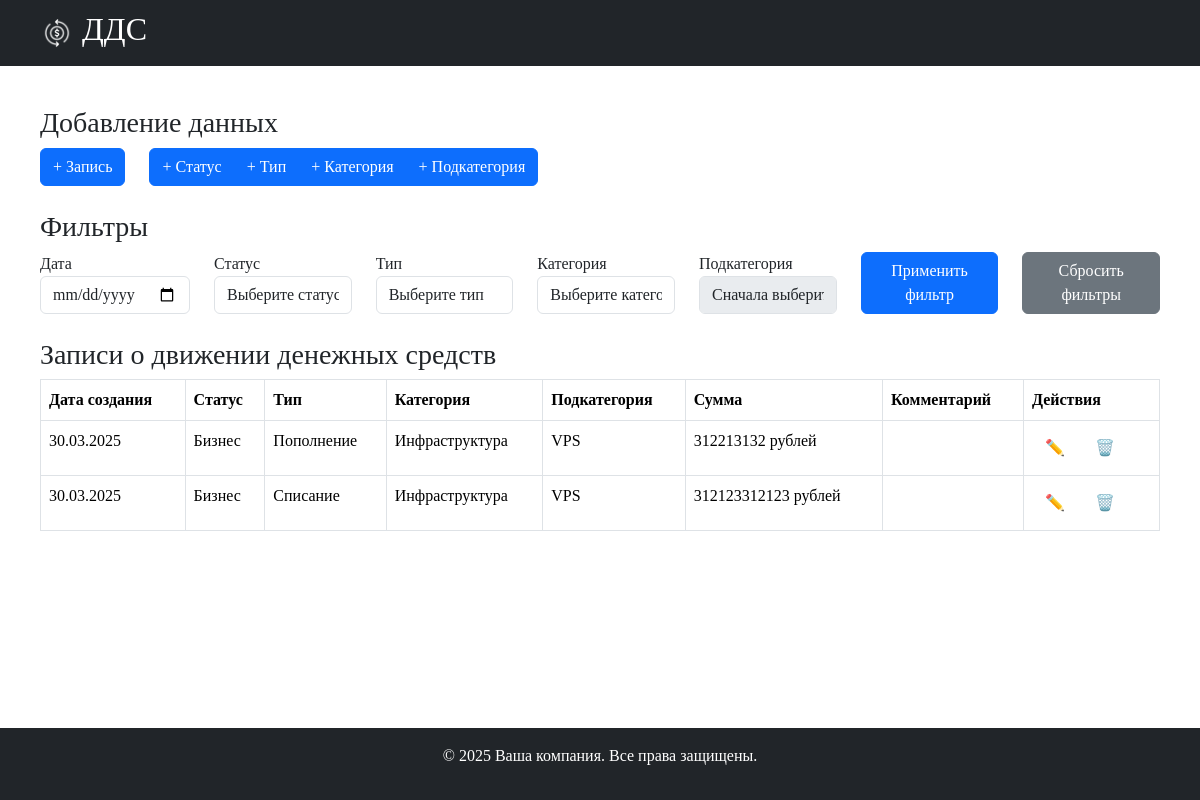
Before: / with the older database file.
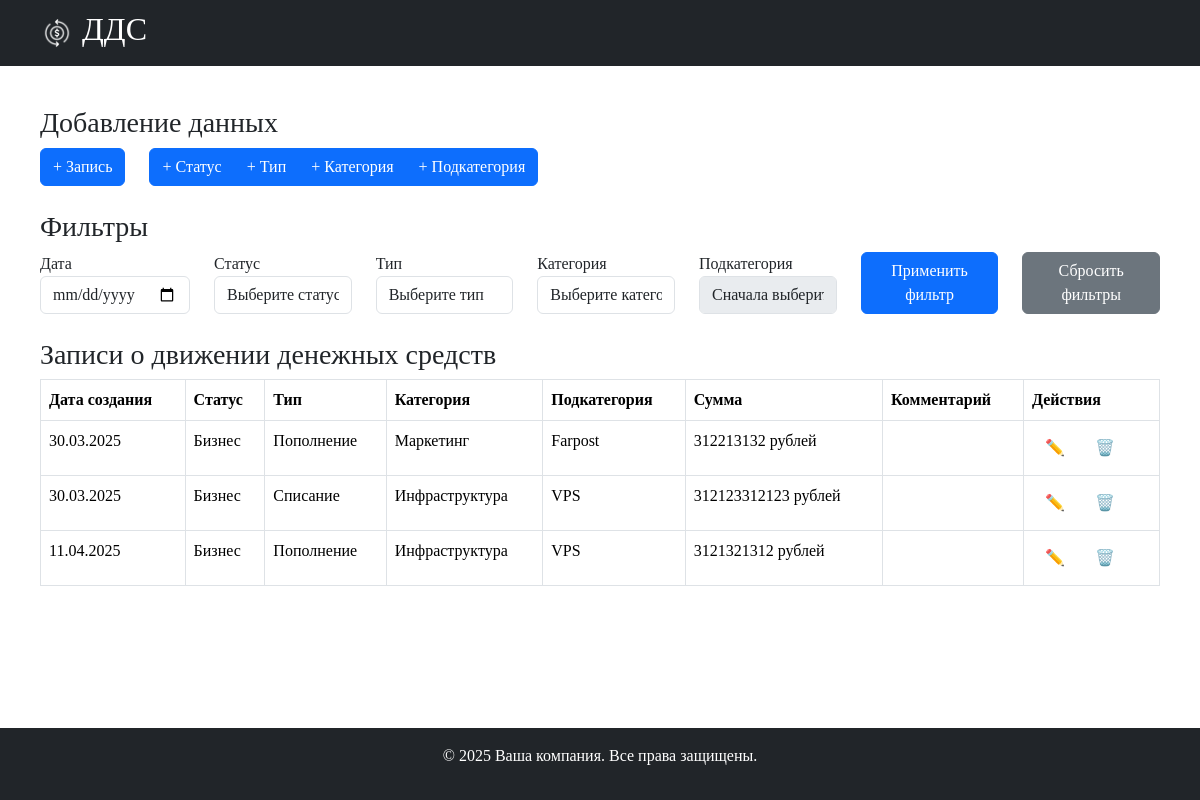
After: the same page with the newer database file.
### main_page/models.py (models this page shows, shortened)
class Cashflow(models.Model): # Модель таблицы Записей
    date_create = models.DateField(default=date.today)
    status = models.ForeignKey(Status, on_delete=models.SET_NULL, null=True)
    type_cashflow = models.ForeignKey(Type_cashflow, on_delete=models.SET_NULL, null=True)
    category = models.ForeignKey(Category, on_delete=models.SET_NULL, null=True)
    subcategory = models.ForeignKey(Subcategory, on_delete=models.SET_NULL, null=True)
    sum_cashflow = models.IntegerField()
    comment = models.TextField(blank=True)

class Status(models.Model): # Модель таблицы Статусов
    name = models.CharField(max_length=100, unique=True)
    def __str__(self):
        return self.name

class Type_cashflow(models.Model): # Модель таблицы Типов
    name = models.CharField(max_length=100, unique=True)
    def __str__(self):
        return self.name

class Category(models.Model): # Модель таблицы Категорий
    name = models.CharField(max_length=100, unique=True)
    def __str__(self):
        return self.name

class Subcategory(models.Model): # Модель таблицы Подкатегорий
    name = models.CharField(max_length=100, unique=True)
    category = models.ForeignKey(Category, on_delete=models.CASCADE, related_name="subcategories")
    def __str__(self):
        return self.name

### main_page/views.py (the view)
# urls.py: path("", main_page, name="main_page"),
def main_page(request):
    categories = Category.objects.all()
    subcategories = Subcategory.objects.all()
    statuses = Status.objects.all()
    types_cashflow = Type_cashflow.objects.all()
    posts = Cashflow.objects.all()
    date = request.GET.get("date")
    status_id = request.GET.get("status")
    type_id = request.GET.get("type")
    category_id = request.GET.get("category")
    subcategory_id = request.GET.get("subcategory")
    if date:
        posts = posts.filter(date_create=date)
    if status_id:
        posts = posts.filter(status_id=status_id)
    if type_id:
        posts = posts.filter(type_cashflow_id=type_id)
    if category_id:
        posts = posts.filter(category_id=category_id)
    if subcategory_id:
        posts = posts.filter(subcategory_id=subcategory_id)
    return render(request, "main_page/main_page.html", {
        "categories": categories,
        "subcategories": subcategories,
        "statuses": statuses,
        "types_cashflow": types_cashflow,
        "posts": posts,
        "request": request,  # Чтобы можно было получить значения в шаблоне
    })

### main_page/templates/main_page/main_page.html (shortened to what this page needs)
<!DOCTYPE html>
<html>
    {% include "main_page/header.html" %}
    <body>
        <div class="margins mb-4">
            {% include "main_page/components/add_data.html" %}
            {% include "main_page/components/filters.html" %}
            {% include "main_page/components/data_table.html" %}
         </div>
    </body>
    {% include "main_page/footer.html" %}
</html>

### main_page/templates/main_page/header.html (shortened to what this page needs)
{% load static %}
<head>
  <link href="https://cdn.jsdelivr.net/npm/bootstrap@5.3.3/dist/css/bootstrap.min.css" rel="stylesheet">
  <link rel="stylesheet" href="https://cdn.datatables.net/1.11.5/css/jquery.dataTables.min.css">
  <link type="text/css" href="{% static 'main_page/css/styles.css' %}" rel="stylesheet" />
</head>
<nav class="navbar navbar-dark bg-dark text-white">
  <div class="container-fluid" style="margin-left: 20px; ">
    <img src="{% static 'main_page/images/refund.png' %}" alt="Refund Icon" style="height: 30px; width: 30px; margin-right: 10px;">
    <h2 class="d-inline">ДДС</h2>
  </div>
</nav>

### main_page/templates/main_page/components/add_data.html
<div class="add mb-4">
    <h3>Добавление данных</h3>
    <button type="button" class="btn btn-primary" data-bs-toggle="modal" data-bs-target="#addCashflowModal">
        + Запись
    </button>
    <div class="btn-group" role="group" aria-label="Basic button group" style="margin-left: 20px;">
        <button type="button" class="btn btn-primary">+ Статус</button>
        <button type="button" class="btn btn-primary">+ Тип</button>
        <button type="button" class="btn btn-primary">+ Категория</button>
        <button type="button" class="btn btn-primary">+ Подкатегория</button>
    </div>
</div>

### main_page/templates/main_page/components/filters.html (shortened to what this page needs)
<div class="mb-4">
    <h3>Фильтры</h3>
    <form id="filterForm" method="get">
        <div class="row">
            <div class="col">
                <label for="filterDate">Дата</label>
                <input type="date" id="filterDate" class="form-control" name="date"
                       value="{{ request.GET.date }}">
            </div>
            <div class="col">
                <label for="filterStatus">Статус</label>
                <select id="filterStatus" class="form-control" name="status">
                    <option value="">Выберите статус</option>
                </select>
            </div>
            <div class="col">
                <label for="filterType">Тип</label>
                <select id="filterType" class="form-control" name="type">
                    <option value="">Выберите тип</option>
                </select>
            </div>
            <div class="col">
                <label for="filterCategory">Категория</label>
                <select id="filterCategory" class="form-control" name="category">
                    <option value="">Выберите категорию</option>
                </select>
            </div>
            <div class="col">
                <label for="filterSubcategory">Подкатегория</label>
                <select id="filterSubcategory" class="form-control" name="subcategory" {% if not request.GET.category %}disabled{% endif %}>
                    {% if request.GET.category %}
                        {% for sub in subcategories %}
                            {% if sub.category.id|stringformat:"s" == request.GET.category %}
                                <option value="{{ sub.id }}" {% if request.GET.subcategory == sub.id|stringformat:"s" %}selected{% endif %}>
                                    {{ sub.name }}
                                </option>
                            {% endif %}
                        {% endfor %}
                    {% else %}
                        <option value="">Сначала выберите категорию</option>
                    {% endif %}
                </select>
            </div>
            <div class="col align-self-end">
                <button type="submit" class="btn btn-primary" style="width: 100%;">Применить фильтр</button>
            </div>
            <div class="col align-self-end">
                <a href="{% url 'main_page' %}" class="btn btn-secondary" style="width: 100%;">Сбросить фильтры</a>
            </div>
        </div>
    </form>
</div>

### main_page/templates/main_page/components/data_table.html
<div class="mb-4">
    <h3>Записи о движении денежных средств</h3>
    <table id="cashflow-table" class="table table-bordered">
        <thead>
            <tr>
                <th scope="col">Дата создания</th>
                <th scope="col">Статус</th>
                <th scope="col">Тип</th>
                <th scope="col">Категория</th>
                <th scope="col">Подкатегория</th>
                <th scope="col">Сумма</th>
                <th scope="col">Комментарий</th>
                <th scope="col">Действия</th>
            </tr>
        </thead>
        <tbody>
            {% for p in posts %}
            <tr>
                <td>{{ p.date_create|date:'d.m.Y' }}</td>
                <td>{{ p.status }}</td>
                <td>{{ p.type_cashflow }}</td>
                <td>{{ p.category }}</td>
                <td>{{ p.subcategory }}</td>
                <td>{{ p.sum_cashflow }} рублей</td>
                <td>{{ p.comment }}</td>
                <td>
                    <button class="edit btn"
                            data-id="{{ p.id }}"
                            data-status="{{ p.status.id }}"
                            data-type="{{ p.type_cashflow.id }}"
                            data-category="{{ p.category.id }}"
                            data-subcategory="{{ p.subcategory.id }}"
                            data-sum="{{ p.sum_cashflow }}"
                            data-comment="{{ p.comment }}">
                        ✏️
                    </button>
                    <button class="delete-btn btn" data-record-id="{{ p.id }}">🗑️</button>
                </td>
            </tr>
            {% endfor %}
        </tbody>
    </table>
</div>

### main_page/templates/main_page/footer.html
<footer class="bg-dark text-white text-center py-3">
    <p>© 2025 Ваша компания. Все права защищены.</p>
</footer>

### main_page/static/main_page/css/styles.css (style rules this page uses)
html, body { height: 100%; margin: 0; padding: 0; display: flex; flex-direction: column; font-family: Montserrat; }
.margins { flex: 1; margin: 40px; }
footer { margin-top: 20px; background-color: #f8f9fa; text-align: center; padding: 10px; }
.navbar { padding: 10px; }
.navbar .container-fluid { justify-content: flex-start; }

Changed rows visible on the page:
changed Cashflow: category "Инфраструктура" → "Маркетинг"; subcategory "VPS" → "Farpost"
added Cashflow: date_create "11.04.2025", status "Бизнес", type_cashflow "Пополнение", category "Инфраструктура", subcategory "VPS", sum_cashflow "3121321312"
